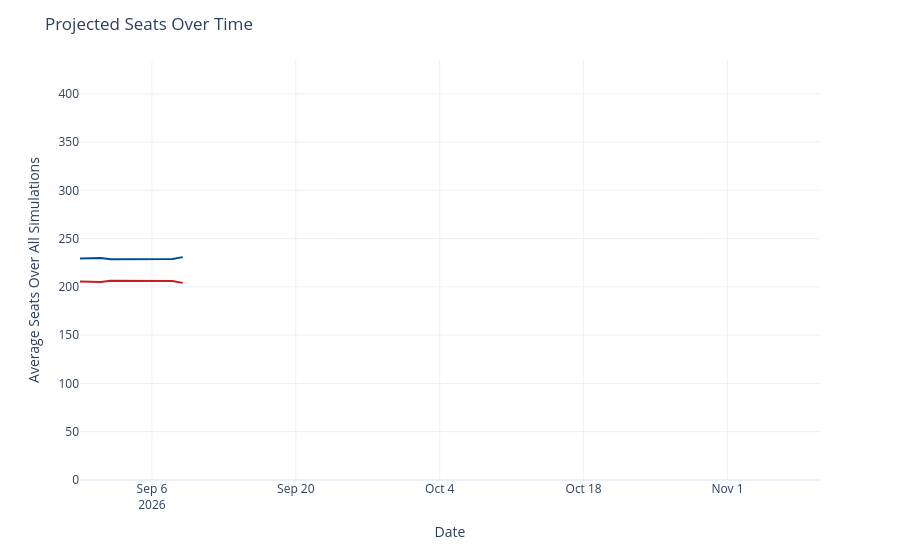

The cell this chart's notebook holds for it:
### Code cell
seats_over_time = output_ts[(output_ts['geo'] == 'US House') &
                             (output_ts['type'] == 'seats')]
seats_over_time['rep_seats'] = seats_over_time['y'].map(lambda x: 435 - x)
seats_over_time = seats_over_time.rename({'y': 'Democrats', 'rep_seats': 'Republicans'}, axis=1)
seats_time_ser = px.line(seats_over_time, x='date', y=['Democrats', 'Republicans'], template='plotly_white',
                        color_discrete_map={'Democrats': '#004b97', 'Republicans': '#c71e1d'},)
seats_time_ser.update_traces(hovertemplate="%{y:.1f}")
seats_time_ser.update_layout(
    xaxis=dict(range=[pd.to_datetime('2026-08-30'), pd.to_datetime('2026-11-10')]),
    yaxis=dict(range=[0, 435]),
    xaxis_title='Date',
    yaxis_title='Average Seats Over All Simulations',
    title=dict(text="Projected Seats Over Time"),
    hovermode="x",
    showlegend=False
)
seats_time_ser

### Figure 1 — Plotly figure (JSON) as saved in the notebook; plotly's stock layout.template omitted (floating-point values rounded to 4 significant figures)
{"data": [{"hovertemplate": "%{y:.1f}", "legendgroup": "Democrats", "line": {"color": "#004b97", "dash": "solid"}, "marker": {"symbol": "circle"}, "mode": "lines", "name": "Democrats", "orientation": "v", "showlegend": true, "type": "scatter", "x": ["2026-08-30", "2026-08-31", "2026-09-01", "2026-09-02", "2026-09-03", "2026-09-04", "2026-09-05", "2026-09-06", "2026-09-07", "2026-09-08", "2026-09-09"], "xaxis": "x", "y": [229.4, 230.0, 230.0, 228.5, 228.5, 228.7, 228.7, 228.9, 228.8, 228.9, 230.8], "yaxis": "y"}, {"hovertemplate": "%{y:.1f}", "legendgroup": "Republicans", "line": {"color": "#c71e1d", "dash": "solid"}, "marker": {"symbol": "circle"}, "mode": "lines", "name": "Republicans", "orientation": "v", "showlegend": true, "type": "scatter", "x": ["2026-08-30", "2026-08-31", "2026-09-01", "2026-09-02", "2026-09-03", "2026-09-04", "2026-09-05", "2026-09-06", "2026-09-07", "2026-09-08", "2026-09-09"], "xaxis": "x", "y": [205.6, 205.0, 205.0, 206.5, 206.5, 206.3, 206.3, 206.1, 206.2, 206.1, 204.2], "yaxis": "y"}], "layout": {"hovermode": "x", "legend": {"title": {"text": "variable"}, "tracegroupgap": 0}, "margin": {"t": 60}, "showlegend": false, "title": {"text": "Projected Seats Over Time"}, "xaxis": {"anchor": "y", "domain": [0, 1], "range": ["2026-08-30T00:00:00", "2026-11-10T00:00:00"], "title": {"text": "Date"}}, "yaxis": {"anchor": "x", "domain": [0, 1], "range": [0, 435], "title": {"text": "Average Seats Over All Simulations"}}}}
